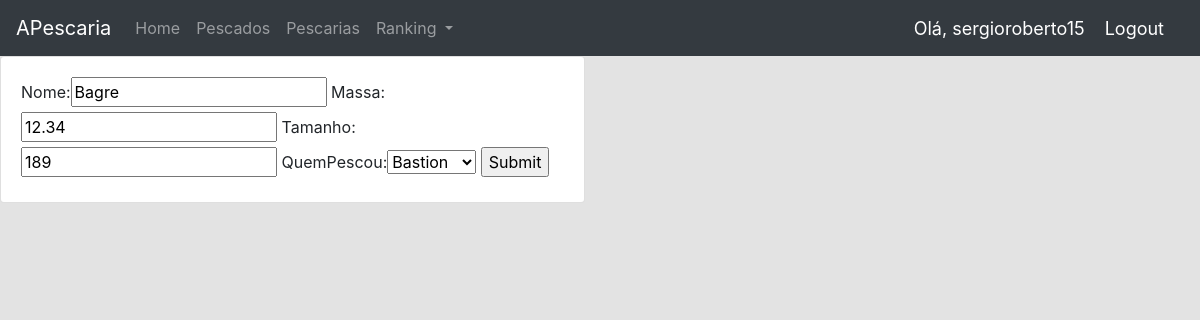
Screenshot of /atualizarpescado/1/ (signed in) with the database file from the repository.
### accounts/models.py (models this page shows, shortened)
class Pescado(models.Model):
    nome = models.CharField(max_length=30, null=True)
    massa = models.DecimalField(max_digits=5, decimal_places=2 , null=True)
    tamanho = models.IntegerField(null=True)
    quemPescou = models.ForeignKey(Usuario, null=True, on_delete=models.SET_NULL)

class Usuario(models.Model):
    user = models.OneToOneField(User, null=True, on_delete=models.CASCADE)
    nome = models.CharField(max_length=20)
    sobrenome = models.CharField(max_length=20, null=True)
    telefone = models.CharField(max_length=11, blank=True, null=True)
    cpf = models.CharField(max_length=11, null=True)
    endereco = models.CharField(max_length=50, blank=True, null=True)
    def __str__(self):
        return self.nome

### accounts/views.py (the view)
# urls.py: path('atualizarpescado/<str:pk>/', atualizar_pescado, name="atualizar_pescado"),
@login_required(login_url='login')
def atualizar_pescado(request, pk):
    pescado = Pescado.objects.get(id=pk)
    form = PescadoForm(instance=pescado)
    if request.method == 'POST':
        form = PescadoForm(request.POST, instance=pescado)
        if form.is_valid:
            form.save()
            return redirect('/')
    context = {'form': form}
    return render(request, "pescado_formulario.html", context)

### accounts/forms.py
class PescadoForm(ModelForm):
    class Meta:
        model = Pescado
        fields = '__all__'

### templates/pescado_formulario.html (shortened to what this page needs)
{% extends 'base.html' %}
{% block content %}
<div class="row">
    <div class="col-md-6">
        <div class="card card-body">
            <form action="" method="post">
                {{form}}
                <input type="submit" name="submit">
            </form>
        </div>
    </div>
</div>
{% endblock %}

### templates/navbar.html (shortened to what this page needs)
{% load static %}
<nav class="navbar navbar-expand-lg navbar-dark bg-dark">
  <a class="navbar-brand" href="{% url 'home' %}">APescaria</a>
  <div class="collapse navbar-collapse" id="navbarSupportedContent">
    <ul class="navbar-nav mr-auto">
      <li class="nav-item">
        <a class="nav-link" href="{% url 'home' %}">Home <span class="sr-only">(current)</span></a>
      </li>
      <li class="nav-item">
        <a class="nav-link" href="{% url 'pescado' %}">Pescados</a>
      </li>
      <li class="nav-item">
        <a class="nav-link" href="{% url 'pescaria' %}">Pescarias</a>
      </li>
      <li class="nav-item dropdown">
        <a class="nav-link dropdown-toggle" href="#" id="navbarDropdown" role="button" data-toggle="dropdown" aria-haspopup="true" aria-expanded="false">
          Ranking
        </a>
      </li>
    </ul>
  </div>
  <span class="hello-msg">Olá, {{request.user}}</span>
  <span><a class="hello-msg" href="{% url 'logout' %}">Logout</a> </span>
</nav>

### templates/base.html (style rules this page uses)
body { background-color: #e3e3e3; }

### templates/navbar.html (style rules this page uses)
.hello-msg { font-size: 18px; color: #fff; margin-right: 20px; }

### rows the page displays
Pescado: nome "Bagre", massa "12.34", tamanho "189", quemPescou "Bastion"

### other values shown
{{ request.user }} "sergioroberto15"
